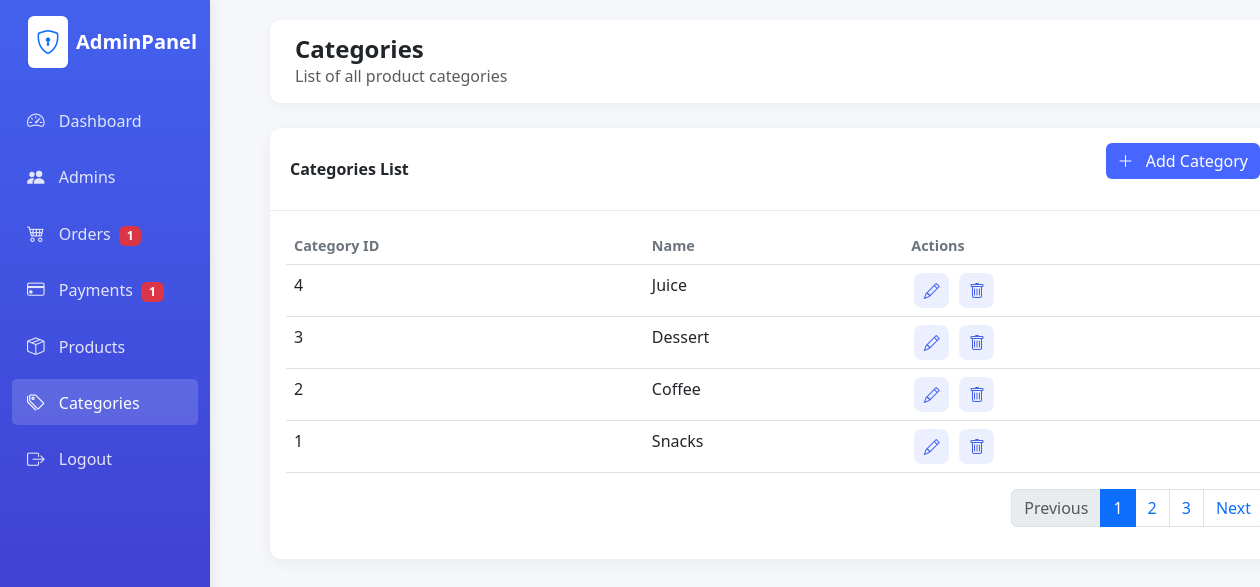
The page /admin/categories.php (signed in) on the database as committed earlier.
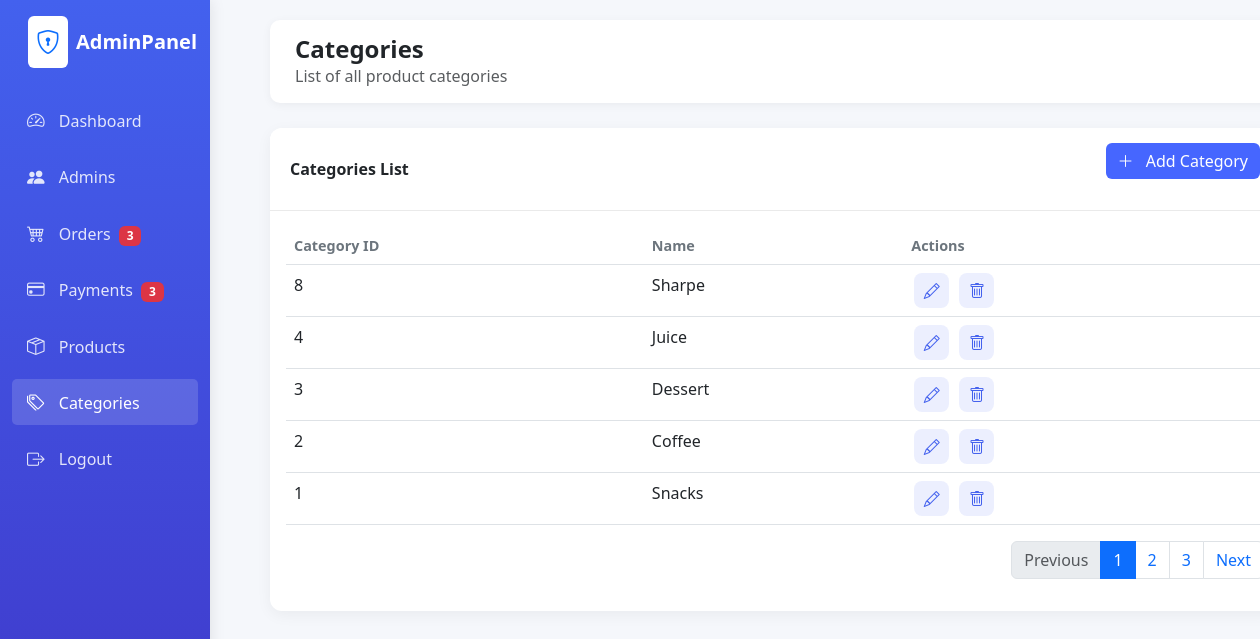
The same page on the database as committed later.
### tables this page shows
CREATE TABLE `category` (
  `Category_ID` int(11) NOT NULL,
  `Category_Name` varchar(100) NOT NULL
);

### admin/sidebar_counts.php (called while the page is built)
<?php
require_once('classes/database.php');
$db = new database();
try {
    $pendingProcessingCount = $db->countPendingOrProcessingOrders();
} catch (PDOException $e) {
    $pendingProcessingCount = 0;
}
try {
    $unpaidPayments = $db->countUnpaidPayments();
} catch (PDOException $e) {
    $unpaidPayments = 0;
}
?>

### admin/classes/database.php (called while the page is built, shortened)
<?php
class database{
    function opencon() {
        return new PDO(
            'mysql:host=localhost;dbname=naitsa',
            'root',
            ''
        );
    }
    public function getAllCategories() {
        $con = $this->opencon();
        $stmt = $con->prepare("SELECT * FROM category ORDER BY Category_ID DESC");
        $stmt->execute();
        return $stmt->fetchAll(PDO::FETCH_ASSOC);
    }
    function fetchOrders() {
        $con = $this->opencon();
        $stmt = $con->prepare("
            SELECT o.*, p.payment_status
            FROM orders o
            LEFT JOIN payment p ON o.Order_ID = p.Order_ID
            ORDER BY o.Order_Date DESC
        ");
        $stmt->execute();
        return $stmt->fetchAll(PDO::FETCH_ASSOC);
    }
    public function countUnpaidPayments() {
        $con = $this->opencon();
        $stmt = $con->prepare("SELECT COUNT(*) FROM payment WHERE payment_status = 'Unpaid'");
        $stmt->execute();
        return (int)$stmt->fetchColumn();
    }
    public function countPendingOrProcessingOrders() {
        $orders = $this->fetchOrders();
        $count = 0;
        foreach ($orders as $order) {
            if ($order['order_status'] === 'Pending' || $order['order_status'] === 'Processing') {
                $count++;
            }
        }
        return $count;
    }
}

### admin/categories.php (the view, shortened to what the changed rows need)
<?php
require_once('classes/database.php');
include 'sidebar_counts.php';
$db = new database();
try {
    $categories = $db->getAllCategories();
} catch (PDOException $e) {
    $error = "Database Error: " . $e->getMessage();
}
?>
<!DOCTYPE html>
<html lang="en">
<head>
    <link href="https://cdn.jsdelivr.net/npm/bootstrap@5.3.0/dist/css/bootstrap.min.css" rel="stylesheet">
    <link rel="stylesheet" href="https://cdn.jsdelivr.net/npm/bootstrap-icons@1.10.0/font/bootstrap-icons.css">
    <link rel="stylesheet" href="assets/css/style.css">
</head>
<body class="dashboard-page">
    <div class="container-fluid">
        <div class="row">
            <div class="col-md-2 col-lg-2 d-md-block sidebar collapse">
                <div class="pt-3">
                    <ul class="nav flex-column">
                        <li class="nav-item">
                            <a class="nav-link" href="orders.php">
                                <i class="bi bi-cart4"></i>
                                <span>Orders</span>
                                <?php if ($pendingProcessingCount > 0): ?>
                                    <span class="badge bg-danger ms-1"><?= $pendingProcessingCount ?></span>
                                <?php endif; ?>
                            </a>
                        </li>
                        <li class="nav-item">
                            <a class="nav-link" href="payments.php">
                                <i class="bi bi-credit-card"></i>
                                <span>Payments</span>
                                <?php if ($unpaidPayments > 0): ?>
                                    <span class="badge bg-danger ms-1"><?= $unpaidPayments ?></span>
                                <?php endif; ?>
                            </a>
                        </li>
                    </ul>
                </div>
            </div>
            <div class="col-md-10 col-lg-10 main-content">
                <div class="card">
                    <div class="card-body">
                        <div class="table-responsive">
                            <table class="table table-hover">
                                <thead>
                                    <tr>
                                        <th>Category ID</th>
                                        <th>Name</th>
                                        <th>Actions</th>
                                    </tr>
                                </thead>
                                <tbody>
                                    <?php foreach ($categories as $category): ?>
                                    <tr>
                                        <td><?= htmlspecialchars($category['Category_ID']) ?></td>
                                        <td><?= htmlspecialchars($category['Category_Name']) ?></td>
                                        <td>
                                            <a href="#"
                                               class="action-btn edit-category-btn"
                                               data-category-id="<?= htmlspecialchars($category['Category_ID']) ?>"
                                               data-category-name="<?= htmlspecialchars($category['Category_Name']) ?>">
                                                <i class="bi bi-pencil"></i>
                                            </a>
                                            <a href="#"
                                               class="action-btn delete-category-btn"
                                               data-category-id="<?= htmlspecialchars($category['Category_ID']) ?>">
                                                <i class="bi bi-trash"></i>
                                            </a>
                                        </td>
                                    </tr>
                                    <?php endforeach; ?>
                                </tbody>
                            </table>
                        </div>
                    </div>
                </div>
            </div>
        </div>
    </div>
</body>
</html>

Rows that differ between the two databases and show on the page:
added category: Category_ID "8", Category_Name "Sharpe"
Other text that changed with them:
$pendingProcessingCount: "1" → "3"
$unpaidPayments: "1" → "3"
